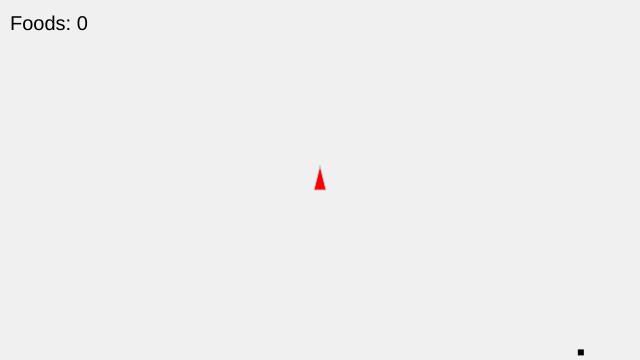
Frame 1 (no input)
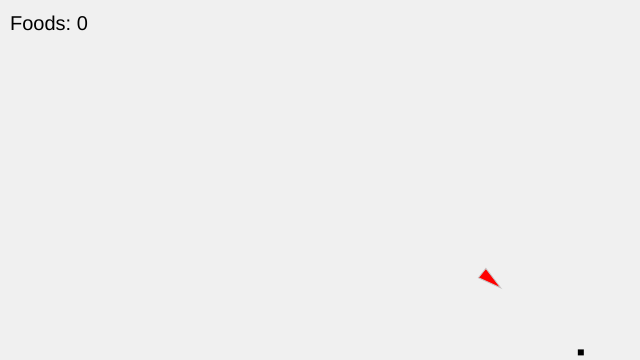
Frame 60 (no input)
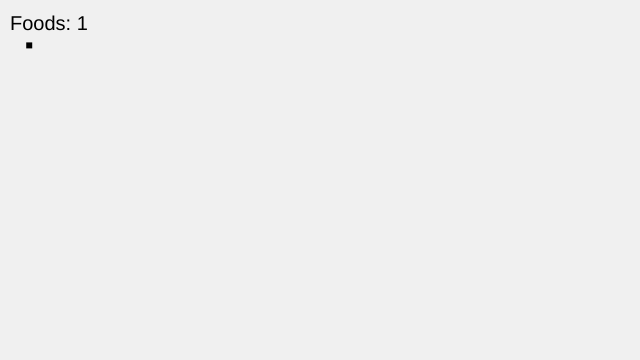
Frame 120 (the mouse pressed at the canvas centre since frame 60)

The p5.js sketch that drew these frames (run headless with seeded random() and noise() and a simulated clock; from frame 60 on, the mouse is pressed at the canvas centre):

// p5.js sketch
// ── sketch.js
// The Nature of Code
// Daniel Shiffman
// http://natureofcode.com

// Modified by Lucas Cavalcanti and Roberto Fernandes

let v;
let f;
let total_f = 0;

function setup() {
  createCanvas(640, 360);
  v = new Vehicle(width / 2, height / 2);
  f = new Food(Math.random()*width, Math.random()*height);
}

function draw() {
  background(240, 240, 240);
  // let mouse = createVector(mouseX, mouseY);
  v.update();
  v.display();
  total_f += f.update(v);
  f.display();
  v.seek(f.position);
  
  textSize(20);
  text('Foods: ' + str(total_f), 10, 30);
}
// ── food.js
// The Nature of Code
// Daniel Shiffman
// http://natureofcode.com

// The "Vehicle" class

class Food {
  constructor(x, y) {
    this.position = createVector(x, y);
    this.r = 6;
  }

  // Method to update location
  update(vehicle) {
    if (p5.Vector.dist(this.position, vehicle.position) < (2 * this.r)) {
			this.position = createVector(Math.random()*width, Math.random()*height);
			return 1;
		} else {
			return 0;
		}
  }

  applyForce(force) {
    // We could add mass here if we want A = F / M
    this.acceleration.add(force);
  }

  display() {
		fill(0);
		noStroke();
    strokeWeight(1);
    push();
    translate(this.position.x, this.position.y);
    rect(0, 0, this.r, this.r);
    pop();
  }
}
// ── vehicle.js
// The Nature of Code
// Daniel Shiffman
// http://natureofcode.com

// The "Vehicle" class

class Vehicle {
  constructor(x, y) {
    this.acceleration = createVector(0, 0);
    this.velocity = createVector(0, -2);
    this.position = createVector(x, y);
    this.r = 6;
    this.maxspeed = 5;
    this.maxforce = 0.2;
  }

  // Method to update location
  update() {
    // Update velocity
    this.velocity.add(this.acceleration);
    // Limit speed
    this.velocity.limit(this.maxspeed);
    this.position.add(this.velocity);
    // Reset accelerationelertion to 0 each cycle
    this.acceleration.mult(0);
  }

  applyForce(force) {
    // We could add mass here if we want A = F / M
    this.acceleration.add(force);
  }

  // STEER = DESIRED MINUS VELOCITY
  seek(target) {

    var desired = p5.Vector.sub(target, this.position); // A vector pointing from the location to the target

    // Scale to maximum speed
    desired.setMag(this.maxspeed);

    // Steering = Desired minus velocity
    var steer = p5.Vector.sub(desired, this.velocity);
    steer.limit(this.maxforce); // Limit to maximum steering force

    this.applyForce(steer);
  }

  display() {
    // Draw a triangle rotated in the direction of velocity
    let theta = this.velocity.heading() + PI / 2;
    fill(255,0,0);
    stroke(200);
    strokeWeight(1);
    push();
    translate(this.position.x, this.position.y);
    rotate(theta);
    beginShape();
    vertex(0, -this.r * 2);
    vertex(-this.r, this.r * 2);
    vertex(this.r, this.r * 2);
    endShape(CLOSE);
    pop();
  }
}
